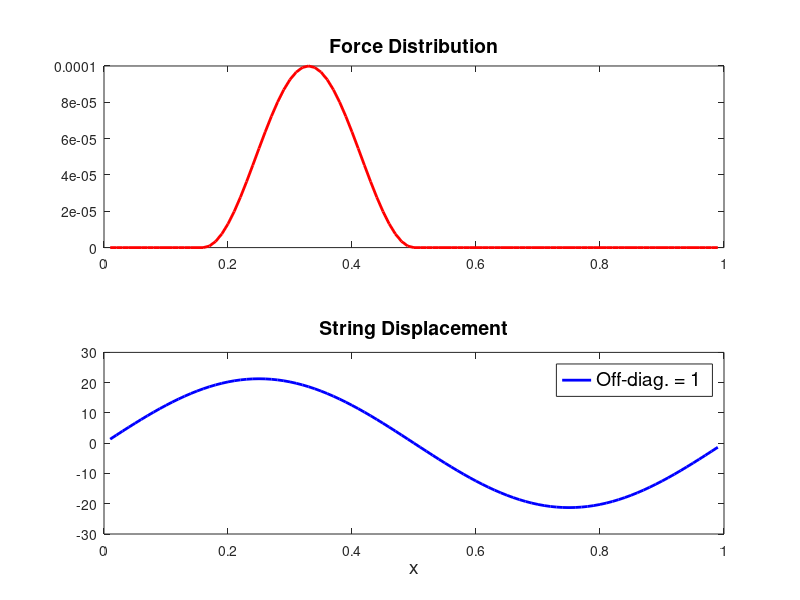
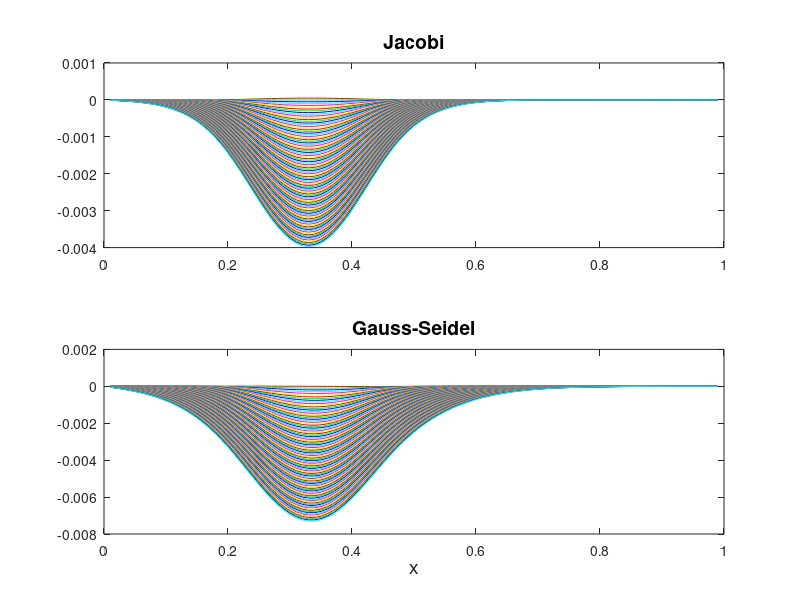

Recreate these plots in MATLAB, in order.
n=99;
L=1.0;
h=L/(n+1);
k=2*pi;
kh=k*h
x=[h:h:L-h]';
a=zeros(n,n);
f=zeros(n,1);
% Offdiagonal values
o=1.0

a(1,1) =kh^2 - 2;
a(1,2)=o;

for i=2:n-1
    a(i,i)=a(1,1);
    a(i,i-1) = o;
    a(i,i+1) = o;
end
a(n,n)=a(1,1);
a(n,n-1)=o;

nf=round((n+1)/3);
nw=round((n+1)/6);
nw=min(min(nw,nf-1),n-nf);
figure(1)
hold off

nw1=nf-nw;
nw2=nf+nw;
f(nw1:nw2) = h^2*hanning(nw2-nw1+1);
subplot(2,1,1); p=plot(x,f,'r');set(p,'LineWidth',2);
p=title('Force Distribution');
set(p,'FontSize',14)
% exact solution
y=inv(a)*f;
subplot(2,1,2); p=plot(x,y,'b');set(p,'LineWidth',2);
p=legend(['Off-diag. = ' num2str(o)]);
set(p,'FontSize',14);
p=title('String Displacement');
set(p,'FontSize',14);
p=xlabel('x');
set(p,'FontSize',14);
%Iterative solution using Jacobi's and Gauss-Seisel's method
b=-a;
c=zeros(n,1);
for i=1:n
    b(i,i)=0;
    for j=1:n
        b(i,j)=b(i,j)/a(i,i);
        c(i)=f(i)/a(i,i);
    end    
    end

nj=100;
xj=f;
xgs=f;

figure(2)
nc=6
col=['r' 'g' 'b' 'c' 'm' 'y']
hold off
for j=1:nj
    % jacobi
    xj=b*xj+c;
    % gauss-seidel
    xgs(1)=b(1,2:n)*xgs(2:n) + c(1);
    for i=2:n-1
        xgs(i)=b(i,1:i-1)*xgs(1:i-1) + b(i,i+1:n)*xgs(i+1:n) +c(i);
    end
    xgs(n)= b(n,1:n-1)*xgs(1:n-1) +c(n);
    cc=col(mod(j-1,nc)+1);
    subplot(2,1,1); plot(x,xj,cc); hold on;
    p=title('Jacobi');
    set(p,'FontSize',14);    
    subplot(2,1,2); plot(x,xgs,cc); hold on;
    p=title('Gauss-Seidel');
    set(p,'FontSize',14);
    p=xlabel('x');
    set(p,'FontSize',14);
end


    